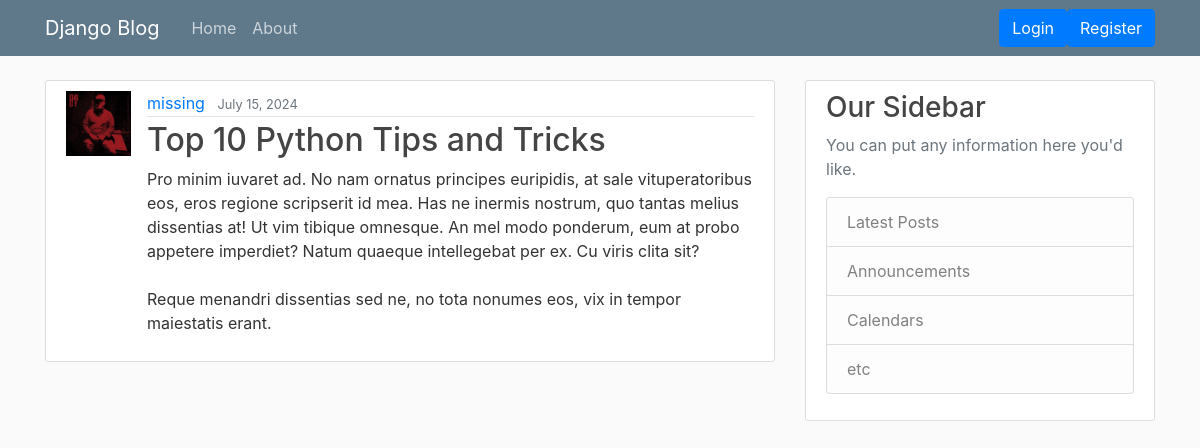
The page /post/29/ on the database its author committed.
### blog/models.py (models this page shows, shortened)
class Post(models.Model):
    title = models.CharField(max_length=100)
    content = models.TextField()
    date_posted = models.DateTimeField(default=timezone.now)
    author = models.ForeignKey(User, on_delete=models.CASCADE)

### users/models.py (models this page shows, shortened)
class Profile(models.Model):
    user = models.OneToOneField(User, on_delete=models.CASCADE)
    image = models.ImageField(default='default.jpg', upload_to='profile_pics')

### blog/views.py (the view)
# urls.py: path('post/<int:pk>/', PostDetailView.as_view(), name='post-detail'),
class PostDetailView(DetailView):
    model = Post

### blog/templates/blog/post_detail.html (shortened to what this page needs)
{% extends "blog/base.html" %}
{% block content %}
    <article class="media content-section">
        <img class="rounded-cirle article-img" src="{{ object.author.profile.image.url }}"/>
        <div class="media-body">
            <div class="article-metadata">
                <a class="mr-2" href="{% url 'user-posts' object.author.username %}">{{ object.author }}</a>
                <small class="text-muted">{{ object.date_posted|date:"F d, Y" }}</small>
            </div>
            <h2 class="article-title">{{ object.title }}</h2>
            <p class="article-content">{{ object.content }}</p>
        </div>
    </article>
{% endblock content %}

### blog/static/blog/main.css (style rules this page uses)
body { background: #fafafa; color: #333333; margin-top: 5rem; }
h1, h2, h3, h4, h5, h6 { color: #444444; }
.content-section { background: #ffffff; padding: 10px 20px; border: 1px solid #dddddd; border-radius: 3px; margin-bottom: 20px; }
.article-title { color: #444444; }
.article-content { white-space: pre-line; }
.article-img { height: 65px; width: 65px; margin-right: 16px; }
.article-metadata { padding-bottom: 1px; margin-bottom: 4px; border-bottom: 1px solid #e3e3e3 }

### rows shown on the page
Post: author.profile.image (placeholder picture), author "missing", date_posted "July 15, 2024", title "Top 10 Python Tips and Tricks", content "Pro minim iuvaret ad. No nam ornatus principes euripidis, at sale vituperatoribus eos, eros regione scripserit id mea. Has ne inermis nostrum, quo tantas melius dissentias at! Ut vim tibique omnesque. An mel modo ponderum, eum at probo appetere imperdiet? Natum quaeque intellegebat per ex. Cu viris clita sit? Reque menandri dissentias sed ne, no tota nonumes eos, vix in tempor maiestatis erant."
